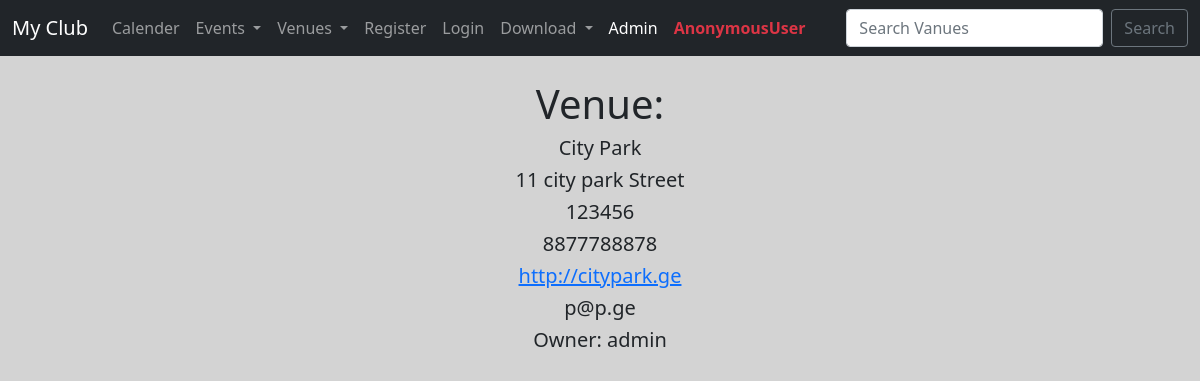
/venue/1/, run on an earlier commit of the app's database.
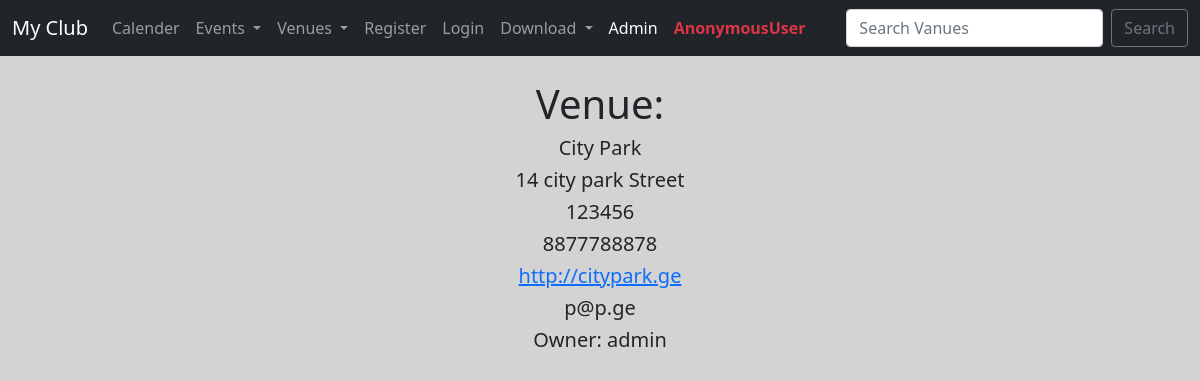
And on a later commit of the database.
### events/models.py (models this page shows, shortened)
class Venue(models.Model):
    name =      models.CharField('Venue Name', max_length=120)
    address =   models.CharField(max_length=220)
    zip_code =  models.CharField('Zip Code', max_length=15)
    phone =     models.CharField('Contact Phone', max_length=120, blank=True)
    web =       models.URLField('Website Address', blank=True)
    email_address = models.EmailField('Email Address', blank=True)
    owner = models.IntegerField("Venue Owner", blank=False, default=1)

### events/views.py (the view)
# urls.py: path('venue/<venue_id>/', views.venue_detail,  name='venue_detail'),
def venue_detail(request, venue_id):
    venue = Venue.objects.get(pk=venue_id)
    venue_owner = User.objects.get(pk=venue.owner)
    return render(request, 'events/venue_detail.html', {'venue':venue, 'venue_owner':venue_owner})

### events/templates/events/venue_detail.html
{% extends 'events/base.html' %}
{% block content %}
<center>
<h1>Venue:</h1>
<h5> {{ venue.name }} </h5>
<h5> {{ venue.address }} </h5>
<h5> {{ venue.zip_code }} </h5>
<h5> {{ venue.phone }} </h5>
<h5><a href="{{ venue.web }}">
 {{ venue.web }}
</a> </h5>
<h5> {{ venue.email_address }} </h5>
<h5>Owner: {{ venue_owner }} </h5>
</center>
{% endblock %}

What changed in the data, as far as the page shows it:
changed Venue "City Park": address "11 city park Street" → "14 city park Street"
